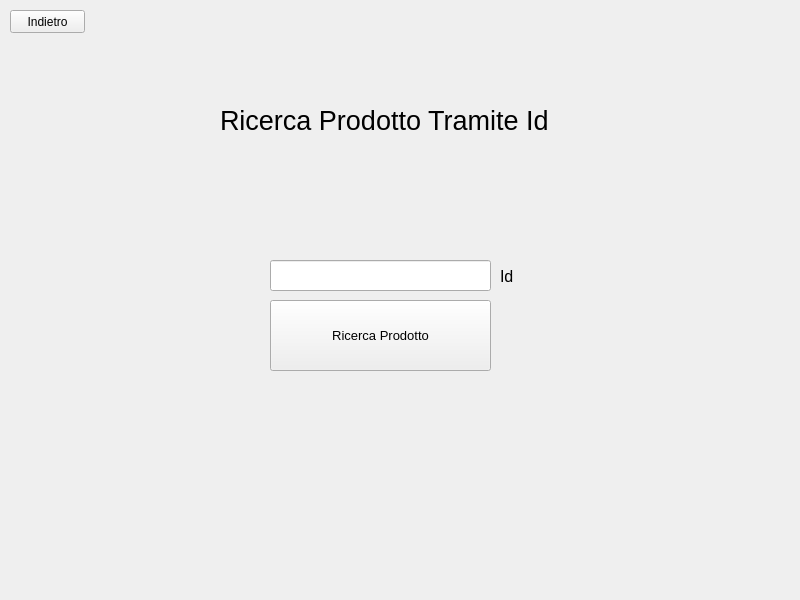
<?xml version="1.0" encoding="UTF-8"?>
<ui version="4.0">
 <class>LoginWindow</class>
 <widget class="QMainWindow" name="LoginWindow">
  <property name="geometry">
   <rect>
    <x>0</x>
    <y>0</y>
    <width>800</width>
    <height>600</height>
   </rect>
  </property>
  <property name="windowTitle">
   <string>MainWindow</string>
  </property>
  <widget class="QWidget" name="loginWidget">
   <widget class="QPushButton" name="pushButton_2">
    <property name="geometry">
     <rect>
      <x>10</x>
      <y>10</y>
      <width>75</width>
      <height>23</height>
     </rect>
    </property>
    <property name="text">
     <string>Indietro</string>
    </property>
   </widget>
   <widget class="QPushButton" name="pushButton_3">
    <property name="geometry">
     <rect>
      <x>270</x>
      <y>300</y>
      <width>221</width>
      <height>71</height>
     </rect>
    </property>
    <property name="font">
     <font>
      <pointsize>10</pointsize>
     </font>
    </property>
    <property name="text">
     <string>Ricerca Prodotto</string>
    </property>
   </widget>
   <widget class="QLabel" name="label">
    <property name="geometry">
     <rect>
      <x>220</x>
      <y>100</y>
      <width>441</width>
      <height>41</height>
     </rect>
    </property>
    <property name="font">
     <font>
      <pointsize>20</pointsize>
     </font>
    </property>
    <property name="text">
     <string>Ricerca Prodotto Tramite Id</string>
    </property>
   </widget>
   <widget class="QLineEdit" name="lineEdit">
    <property name="geometry">
     <rect>
      <x>270</x>
      <y>260</y>
      <width>221</width>
      <height>31</height>
     </rect>
    </property>
   </widget>
   <widget class="QLabel" name="label_2">
    <property name="geometry">
     <rect>
      <x>500</x>
      <y>270</y>
      <width>47</width>
      <height>13</height>
     </rect>
    </property>
    <property name="font">
     <font>
      <pointsize>12</pointsize>
     </font>
    </property>
    <property name="text">
     <string>Id</string>
    </property>
   </widget>
  </widget>
 </widget>
 <resources/>
 <connections/>
</ui>
